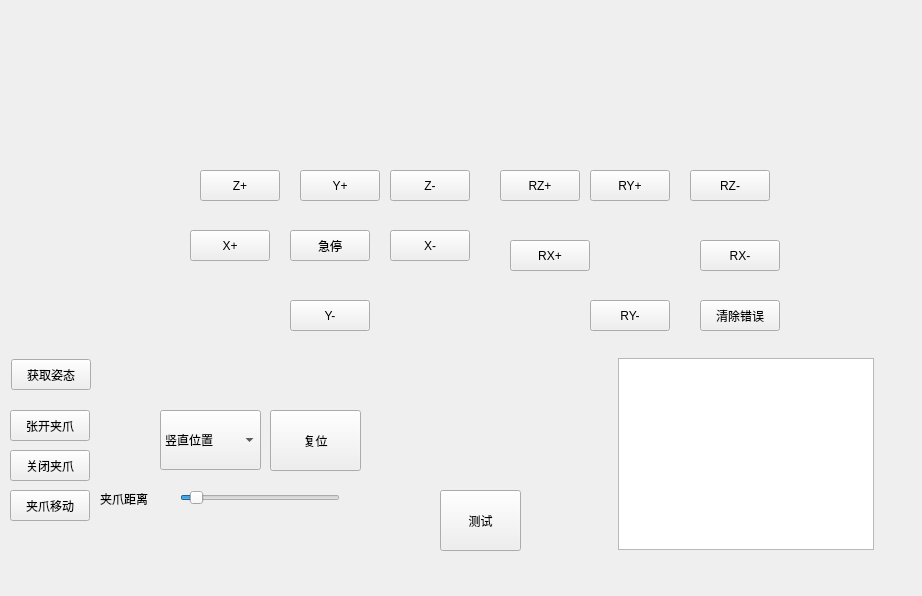
<?xml version="1.0" encoding="UTF-8"?>
<ui version="4.0">
 <class>MainWindow</class>
 <widget class="QMainWindow" name="MainWindow">
  <property name="geometry">
   <rect>
    <x>0</x>
    <y>0</y>
    <width>922</width>
    <height>596</height>
   </rect>
  </property>
  <property name="windowTitle">
   <string>franka</string>
  </property>
  <widget class="QWidget" name="centralwidget">
   <widget class="QTextEdit" name="textEdit">
    <property name="geometry">
     <rect>
      <x>618</x>
      <y>358</y>
      <width>256</width>
      <height>192</height>
     </rect>
    </property>
   </widget>
   <widget class="QPushButton" name="pushButton">
    <property name="geometry">
     <rect>
      <x>11</x>
      <y>359</y>
      <width>80</width>
      <height>31</height>
     </rect>
    </property>
    <property name="sizePolicy">
     <sizepolicy hsizetype="Minimum" vsizetype="Preferred">
      <horstretch>0</horstretch>
      <verstretch>0</verstretch>
     </sizepolicy>
    </property>
    <property name="text">
     <string>获取姿态</string>
    </property>
   </widget>
   <widget class="QSlider" name="horizontalSlider">
    <property name="geometry">
     <rect>
      <x>180</x>
      <y>490</y>
      <width>160</width>
      <height>16</height>
     </rect>
    </property>
    <property name="minimum">
     <number>0</number>
    </property>
    <property name="maximum">
     <number>85</number>
    </property>
    <property name="value">
     <number>5</number>
    </property>
    <property name="orientation">
     <enum>Qt::Horizontal</enum>
    </property>
   </widget>
   <widget class="QLabel" name="label">
    <property name="geometry">
     <rect>
      <x>100</x>
      <y>490</y>
      <width>81</width>
      <height>17</height>
     </rect>
    </property>
    <property name="text">
     <string>夹爪距离</string>
    </property>
   </widget>
   <widget class="QPushButton" name="pushButton_3">
    <property name="geometry">
     <rect>
      <x>10</x>
      <y>410</y>
      <width>80</width>
      <height>31</height>
     </rect>
    </property>
    <property name="sizePolicy">
     <sizepolicy hsizetype="Minimum" vsizetype="Preferred">
      <horstretch>0</horstretch>
      <verstretch>0</verstretch>
     </sizepolicy>
    </property>
    <property name="text">
     <string>张开夹爪</string>
    </property>
   </widget>
   <widget class="QPushButton" name="pushButton_4">
    <property name="geometry">
     <rect>
      <x>10</x>
      <y>450</y>
      <width>80</width>
      <height>31</height>
     </rect>
    </property>
    <property name="sizePolicy">
     <sizepolicy hsizetype="Minimum" vsizetype="Preferred">
      <horstretch>0</horstretch>
      <verstretch>0</verstretch>
     </sizepolicy>
    </property>
    <property name="text">
     <string>关闭夹爪</string>
    </property>
   </widget>
   <widget class="QPushButton" name="pushButton_5">
    <property name="geometry">
     <rect>
      <x>10</x>
      <y>490</y>
      <width>80</width>
      <height>31</height>
     </rect>
    </property>
    <property name="sizePolicy">
     <sizepolicy hsizetype="Minimum" vsizetype="Preferred">
      <horstretch>0</horstretch>
      <verstretch>0</verstretch>
     </sizepolicy>
    </property>
    <property name="text">
     <string>夹爪移动</string>
    </property>
   </widget>
   <widget class="QPushButton" name="pushButton_6">
    <property name="geometry">
     <rect>
      <x>190</x>
      <y>230</y>
      <width>80</width>
      <height>31</height>
     </rect>
    </property>
    <property name="sizePolicy">
     <sizepolicy hsizetype="Minimum" vsizetype="Preferred">
      <horstretch>0</horstretch>
      <verstretch>0</verstretch>
     </sizepolicy>
    </property>
    <property name="text">
     <string>X+</string>
    </property>
   </widget>
   <widget class="QPushButton" name="pushButton_7">
    <property name="geometry">
     <rect>
      <x>390</x>
      <y>230</y>
      <width>80</width>
      <height>31</height>
     </rect>
    </property>
    <property name="sizePolicy">
     <sizepolicy hsizetype="Minimum" vsizetype="Preferred">
      <horstretch>0</horstretch>
      <verstretch>0</verstretch>
     </sizepolicy>
    </property>
    <property name="text">
     <string>X-</string>
    </property>
   </widget>
   <widget class="QPushButton" name="pushButton_8">
    <property name="geometry">
     <rect>
      <x>300</x>
      <y>170</y>
      <width>80</width>
      <height>31</height>
     </rect>
    </property>
    <property name="sizePolicy">
     <sizepolicy hsizetype="Minimum" vsizetype="Preferred">
      <horstretch>0</horstretch>
      <verstretch>0</verstretch>
     </sizepolicy>
    </property>
    <property name="text">
     <string>Y+</string>
    </property>
   </widget>
   <widget class="QPushButton" name="pushButton_9">
    <property name="geometry">
     <rect>
      <x>290</x>
      <y>300</y>
      <width>80</width>
      <height>31</height>
     </rect>
    </property>
    <property name="sizePolicy">
     <sizepolicy hsizetype="Minimum" vsizetype="Preferred">
      <horstretch>0</horstretch>
      <verstretch>0</verstretch>
     </sizepolicy>
    </property>
    <property name="text">
     <string>Y-</string>
    </property>
   </widget>
   <widget class="QPushButton" name="pushButton_10">
    <property name="geometry">
     <rect>
      <x>200</x>
      <y>170</y>
      <width>80</width>
      <height>31</height>
     </rect>
    </property>
    <property name="sizePolicy">
     <sizepolicy hsizetype="Minimum" vsizetype="Preferred">
      <horstretch>0</horstretch>
      <verstretch>0</verstretch>
     </sizepolicy>
    </property>
    <property name="text">
     <string>Z+</string>
    </property>
   </widget>
   <widget class="QPushButton" name="pushButton_11">
    <property name="geometry">
     <rect>
      <x>390</x>
      <y>170</y>
      <width>80</width>
      <height>31</height>
     </rect>
    </property>
    <property name="sizePolicy">
     <sizepolicy hsizetype="Minimum" vsizetype="Preferred">
      <horstretch>0</horstretch>
      <verstretch>0</verstretch>
     </sizepolicy>
    </property>
    <property name="text">
     <string>Z-</string>
    </property>
   </widget>
   <widget class="QPushButton" name="pushButton_12">
    <property name="geometry">
     <rect>
      <x>510</x>
      <y>240</y>
      <width>80</width>
      <height>31</height>
     </rect>
    </property>
    <property name="sizePolicy">
     <sizepolicy hsizetype="Minimum" vsizetype="Preferred">
      <horstretch>0</horstretch>
      <verstretch>0</verstretch>
     </sizepolicy>
    </property>
    <property name="text">
     <string>RX+</string>
    </property>
   </widget>
   <widget class="QPushButton" name="pushButton_13">
    <property name="geometry">
     <rect>
      <x>700</x>
      <y>240</y>
      <width>80</width>
      <height>31</height>
     </rect>
    </property>
    <property name="sizePolicy">
     <sizepolicy hsizetype="Minimum" vsizetype="Preferred">
      <horstretch>0</horstretch>
      <verstretch>0</verstretch>
     </sizepolicy>
    </property>
    <property name="text">
     <string>RX-</string>
    </property>
   </widget>
   <widget class="QPushButton" name="pushButton_14">
    <property name="geometry">
     <rect>
      <x>590</x>
      <y>170</y>
      <width>80</width>
      <height>31</height>
     </rect>
    </property>
    <property name="sizePolicy">
     <sizepolicy hsizetype="Minimum" vsizetype="Preferred">
      <horstretch>0</horstretch>
      <verstretch>0</verstretch>
     </sizepolicy>
    </property>
    <property name="text">
     <string>RY+</string>
    </property>
   </widget>
   <widget class="QPushButton" name="pushButton_15">
    <property name="geometry">
     <rect>
      <x>590</x>
      <y>300</y>
      <width>80</width>
      <height>31</height>
     </rect>
    </property>
    <property name="sizePolicy">
     <sizepolicy hsizetype="Minimum" vsizetype="Preferred">
      <horstretch>0</horstretch>
      <verstretch>0</verstretch>
     </sizepolicy>
    </property>
    <property name="text">
     <string>RY-</string>
    </property>
   </widget>
   <widget class="QPushButton" name="pushButton_16">
    <property name="geometry">
     <rect>
      <x>500</x>
      <y>170</y>
      <width>80</width>
      <height>31</height>
     </rect>
    </property>
    <property name="sizePolicy">
     <sizepolicy hsizetype="Minimum" vsizetype="Preferred">
      <horstretch>0</horstretch>
      <verstretch>0</verstretch>
     </sizepolicy>
    </property>
    <property name="text">
     <string>RZ+</string>
    </property>
   </widget>
   <widget class="QPushButton" name="pushButton_17">
    <property name="geometry">
     <rect>
      <x>690</x>
      <y>170</y>
      <width>80</width>
      <height>31</height>
     </rect>
    </property>
    <property name="sizePolicy">
     <sizepolicy hsizetype="Minimum" vsizetype="Preferred">
      <horstretch>0</horstretch>
      <verstretch>0</verstretch>
     </sizepolicy>
    </property>
    <property name="text">
     <string>RZ-</string>
    </property>
   </widget>
   <widget class="QPushButton" name="pushButton_18">
    <property name="geometry">
     <rect>
      <x>290</x>
      <y>230</y>
      <width>80</width>
      <height>31</height>
     </rect>
    </property>
    <property name="sizePolicy">
     <sizepolicy hsizetype="Minimum" vsizetype="Preferred">
      <horstretch>0</horstretch>
      <verstretch>0</verstretch>
     </sizepolicy>
    </property>
    <property name="text">
     <string>急停</string>
    </property>
   </widget>
   <widget class="QPushButton" name="pushButton_19">
    <property name="geometry">
     <rect>
      <x>440</x>
      <y>490</y>
      <width>81</width>
      <height>61</height>
     </rect>
    </property>
    <property name="sizePolicy">
     <sizepolicy hsizetype="Minimum" vsizetype="Preferred">
      <horstretch>0</horstretch>
      <verstretch>0</verstretch>
     </sizepolicy>
    </property>
    <property name="text">
     <string>测试</string>
    </property>
   </widget>
   <widget class="QPushButton" name="pushButton_20">
    <property name="geometry">
     <rect>
      <x>700</x>
      <y>300</y>
      <width>80</width>
      <height>31</height>
     </rect>
    </property>
    <property name="sizePolicy">
     <sizepolicy hsizetype="Minimum" vsizetype="Preferred">
      <horstretch>0</horstretch>
      <verstretch>0</verstretch>
     </sizepolicy>
    </property>
    <property name="text">
     <string>清除错误</string>
    </property>
   </widget>
   <widget class="QPushButton" name="pushButton_2">
    <property name="geometry">
     <rect>
      <x>270</x>
      <y>410</y>
      <width>91</width>
      <height>61</height>
     </rect>
    </property>
    <property name="sizePolicy">
     <sizepolicy hsizetype="Minimum" vsizetype="Preferred">
      <horstretch>0</horstretch>
      <verstretch>0</verstretch>
     </sizepolicy>
    </property>
    <property name="text">
     <string>复位</string>
    </property>
   </widget>
   <widget class="QComboBox" name="comboBox">
    <property name="geometry">
     <rect>
      <x>160</x>
      <y>410</y>
      <width>101</width>
      <height>60</height>
     </rect>
    </property>
    <property name="sizePolicy">
     <sizepolicy hsizetype="Preferred" vsizetype="Minimum">
      <horstretch>0</horstretch>
      <verstretch>0</verstretch>
     </sizepolicy>
    </property>
    <item>
     <property name="text">
      <string>竖直位置</string>
     </property>
    </item>
    <item>
     <property name="text">
      <string>水平位置</string>
     </property>
    </item>
   </widget>
  </widget>
 </widget>
 <resources/>
 <connections/>
</ui>
